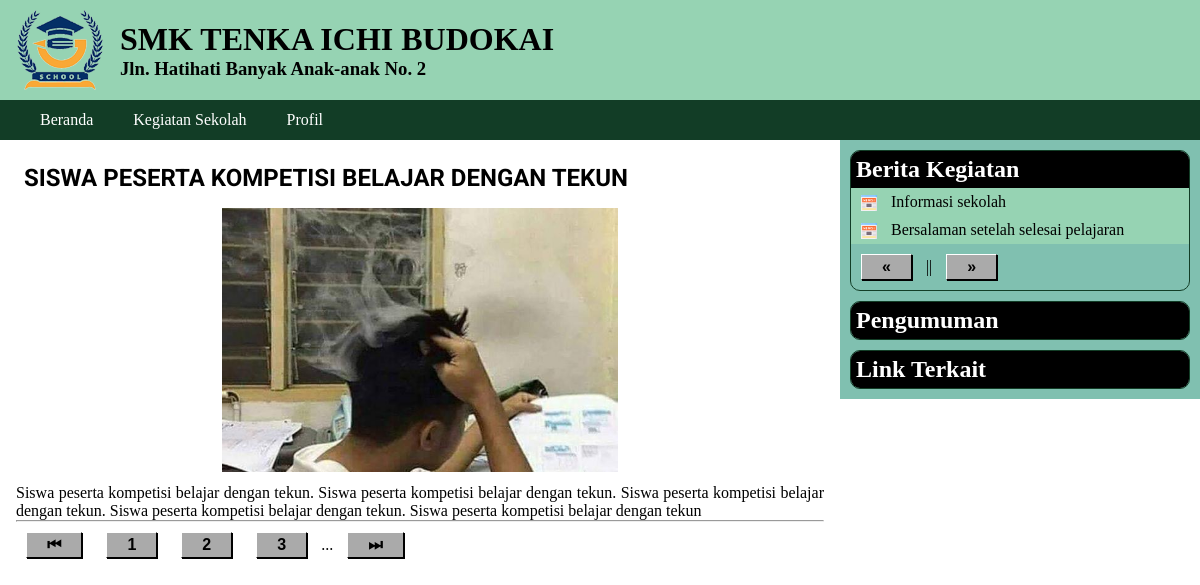
Screenshot of /kegiatan.php?id=1 with the database file from the repository.
### tables this page shows
CREATE TABLE `kegiatan` (
  `ID_kegiatan` int(10) NOT NULL,
  `judul_kegiatan` varchar(200) NOT NULL,
  `artikel_kegiatan` text NOT NULL,
  `tgl_upload` datetime NOT NULL,
  `ID_admin` int(2) NOT NULL
);

CREATE TABLE `foto_kegiatan` (
  `ID` int(10) NOT NULL,
  `ID_kegiatan` int(10) NOT NULL,
  `foto` varchar(100) NOT NULL,
  `caption` varchar(255) NOT NULL
);

### kegiatan.php (the view, shortened to what this page needs)
<?php
include "admin/config.php";
include "admin/functions.php";
$p = isset($_GET['p'])? $_GET['p'] : 1;
$limit = 2;
$start = ($p-1) * $limit;
$sql2 = " SELECT ID_kegiatan,
                 judul_kegiatan
          FROM kegiatan
          ORDER BY ID_kegiatan DESC
          LIMIT $start, $limit ";
$hasil2 = get_data($sql2);
$sql_total = " SELECT COUNT(*) AS totaldata
               FROM kegiatan ";
$hasil_total = get_data($sql_total);
$total = $hasil_total[0]["totaldata"];
$total_halaman = ceil($total / $limit);
include "header.php";
?>
<main>
<section>
<?php
if (!isset($_GET["id"])) {
  $start_limit = ($p-1) * $limit;
  $sql3 = " SELECT * FROM kegiatan
            ORDER BY ID_kegiatan DESC
            LIMIT $start_limit, 1";
 $hasil3 = get_data($sql3);
 $berita = $hasil3[0];
 $id = $berita["ID_kegiatan"];
} else
if (isset($_GET["id"])) {
 $id = $_GET["id"];
 $sql3 = " SELECT * FROM kegiatan WHERE ID_kegiatan = $id";
 $hasil3 = get_data($sql3);
 $berita = $hasil3[0];
}
 $sql4 = " SELECT * FROM foto_kegiatan
           WHERE ID_kegiatan = $id";
 $listfoto = get_data($sql4);
 echo "<h1>$berita[judul_kegiatan]</h1>";
 if (isset($listfoto[0])){
  $gambar = $listfoto[0]['foto'];
  cetak_foto( $gambar );
 }
 echo "<div>$berita[artikel_kegiatan]</div> ";
?>
<hr>
<a class="tombol" href="kegiatan.php?p=1">&#x23ee;</a>
<?php
if ($p <= 2) {
  $mulai_jump = 1;    $akhir_jump = 3;
  $mulai_titik = "";    $akhir_titik = "..."; }
for( $i=$mulai_jump; $i<=$akhir_jump; $i++) {
   echo "<a class='tombol'
            href='kegiatan.php?p=$i'>$i</a> ";
}
echo $akhir_titik;
?>
<a class="tombol"
 href="kegiatan.php?p=<?= $total_halaman ?>">&#x23ed;</a>
</section>
<aside>
 <div class='widget'>
   <h2>Berita Kegiatan</h2>
   <ul class='daftar_link'>
<?php
for($i=0; $i<count($hasil2); $i++) {
    $id_kegiatan = $hasil2[$i]["ID_kegiatan"];
    $judul = $hasil2[$i]["judul_kegiatan"];
    echo "<li>
    <a href='kegiatan.php?id=$id_kegiatan'>
    $judul</a></li> ";
}
?>
   </ul>
<?php
if ($p > 1) {
  $prev_p = $p - 1;
  $href = "kegiatan.php?p=$prev_p";
}
else {
  $href = "";
}
echo "<a href='$href' class='tombol'>
      &laquo; </a>";
echo " || ";
$next_p = $p + 1;
if ($next_p > $total_halaman)
   $href = "";
else
   $href = "kegiatan.php?p=$next_p";
echo "<a href='$href' class='tombol'>
      &raquo; </a>";
?>
 </div>
 <div class='widget'>
  <h2>Pengumuman</h2>
 </div>
 <div class='widget'>
  <h2>Link Terkait</h2>
 </div>
</aside>
</main>
</body>
</html>

### admin/functions.php (shortened to what this page needs)
<?php
function get_data( $sql ) {
    global $koneksi;
    $hasil = array();
    $query = mysqli_query($koneksi, $sql);
    if (mysqli_num_rows($query) == 0) {
        return $hasil;
    }
    else
    {
        while( $row = mysqli_fetch_assoc($query)){
            $hasil[] = $row;
        }
        return $hasil;
    }
}
function cetak_foto($gambar) {
    echo "<blockquote>
    <a href=\"javascript:buka_popup('upload/$gambar')\">
    <img src='upload/$gambar' width='50%'>
    </a>
    </blockquote>";
}

### style.css (style rules this page uses)
* { margin:0; padding:0; }
main { display: flex; justify-content: space-between; }
main section { padding: 1rem; text-align: justify; flex: 1; }
blockquote { padding:0.5rem; text-align: center; }
section h1 { padding: 0.5rem; text-transform: uppercase; font-family: 'Roboto', sans-serif; }
aside { width: 30%; background:#80c0b0; height: 100%; }
.widget { margin: 10px; border-radius: 10px; border:1px solid #123d26; overflow: hidden; }
.widget h2 { background:black; color:white; padding:5px; font-family:Tahoma; }
.daftar_link { list-style: none; }
.daftar_link li { background:#96d3b3; }
.daftar_link li::before { content: ''; display: inline-block; height: 16px; width: 16px; background-size: cover; background-image: url('images/icon-news.png'); background-repeat: no-repeat; margin-left: 10px; background-position: center center; vertical-align: middle; }
.daftar_link li a { display:inline-block; padding:5px 10px; text-decoration: none; color:black; }
.tombol { display: inline-block; background-color: #aaa; color: black; font-weight: 900; font-family: Arial; padding: 3px 20px; box-shadow: 1px 1px 0 black; text-decoration: none; margin:10px; border-left: 1px solid white; border-top: 1px solid white; border-right: 1px solid black; border-bottom: 1px solid black; }

### rows the page displays
kegiatan: judul_kegiatan "SISWA PESERTA KOMPETISI BELAJAR DENGAN TEKUN", artikel_kegiatan "Siswa peserta kompetisi belajar dengan tekun. Siswa peserta kompetisi belajar dengan tekun. Siswa peserta kompetisi belajar dengan tekun. Siswa peserta kompetisi belajar dengan tekun. Siswa peserta kompetisi belajar dengan tekun"
foto_kegiatan: foto (picture)
kegiatan: judul_kegiatan "Informasi sekolah"
kegiatan: judul_kegiatan "Bersalaman setelah selesai pelajaran"

### other values shown
$akhir_titik "..."
